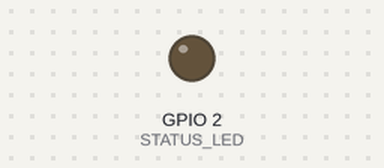
Simulated run of this sketch. Board: ESP32. Parts: output pins drawn as LEDs (lit = HIGH). WiFi joins after 1.5 s; servers stay silent unless stated; random numbers use the default seed unless the sketch sets one; no MQTT or app messages arrive unless stated; what the sketch prints to the serial monitor is not drawn.

Above: at 0.1 s.
At 1.6 s:
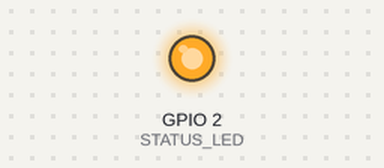
Timing chart, 0 to 3.1 s (numbered marks = the images above):
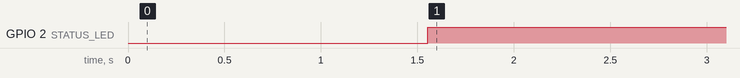

Measured:
- by itself, GPIO 2 (STATUS_LED): LOW → HIGH at 1.6 s

The sketch:

bus_node.ino
```cpp
// ══════════════════════════════════════════════════════════════════
//  BUS Fleet Edge Node — ESP32 Arduino Sketch
//  Mode: Simulated button press (5–20 sec interval)
// ══════════════════════════════════════════════════════════════════

#include <WiFi.h>
#include <PubSubClient.h>
#include <ArduinoJson.h>

const char* ROUTE_ID    = "29";

const char* VEHICLE_ID  = "1401";
const char* WIFI_SSID   = "TECNO POVA 2";
const char* WIFI_PASS   = "WPA2 PSK";
const char* MQTT_BROKER = "10.175.136.85";
const int   MQTT_PORT   = 1883;

const int STATUS_LED = 2;

const unsigned long TELEMETRY_MS = 3000UL;

const uint8_t ARIMA_WIN = 5;
const float   ARIMA_LR  = 0.4f;
const int     DELAY_OVERRIDE = 5;

// ── Stop Table ───────────────────────────────────────────────────

struct StopEntry {
  uint8_t  index;
  char     stop_id[8];
  char     stop_name[24];
  uint32_t sched_offset_s;
};

const StopEntry STOP_TABLE[] = {
  { 0, "14S001", "Dufferin Station",    0   },
  { 1, "14S002", "Dufferin & Bloor",    180 },
  { 2, "14S003", "Dufferin & College",  390 },
  { 3, "14S004", "Dufferin & Dundas",   600 },
  { 4, "14S005", "Dufferin & Queen",    810 },
};

const uint8_t NUM_STOPS = sizeof(STOP_TABLE) / sizeof(STOP_TABLE[0]);

uint32_t routeStartEpoch = 0;

uint32_t scheduledArrival(uint8_t i) {
  return routeStartEpoch + STOP_TABLE[i].sched_offset_s;
}

// ── State ────────────────────────────────────────────────────────

uint8_t  currentStopIndex  = 0;
uint32_t lastArrivalTs     = 0;
int32_t  lastDelayMin      = 0;

// Simulation variables
unsigned long nextSimulatedPressMs = 0;

char pendingAction[8]  = "STOP";
char pendingReason[16] = "NOMINAL";

// ARIMA
float   ar[2] = {0.4f, 0.2f};
float   ma[1] = {0.2f};
float   residual = 0.0f;
int32_t obsBuffer[ARIMA_WIN];
float   diffBuffer[ARIMA_WIN];
uint8_t obsHead = 0, obsCount = 0;
uint8_t diffHead = 0, diffCount = 0;
float   arimaMSE = 0.0f;

// Network
WiFiClient   espClient;
PubSubClient mqtt(espClient);
unsigned long lastTelemetryMs = 0;

// ── ARIMA ────────────────────────────────────────────────────────

void arimaUpdate(int32_t delay_min) {
  obsBuffer[obsHead] = delay_min;
  obsHead = (obsHead + 1) % ARIMA_WIN;
  if (obsCount < ARIMA_WIN) obsCount++;
  if (obsCount < 2) return;

  uint8_t prev = (obsHead - 2 + ARIMA_WIN) % ARIMA_WIN;
  uint8_t curr = (obsHead - 1 + ARIMA_WIN) % ARIMA_WIN;
  float diff = (float)(obsBuffer[curr] - obsBuffer[prev]);

  float y1 = (diffCount > 0) ? diffBuffer[(diffHead-1+ARIMA_WIN)%ARIMA_WIN] : 0;
  float y2 = (diffCount > 1) ? diffBuffer[(diffHead-2+ARIMA_WIN)%ARIMA_WIN] : 0;
  float forecast = ar[0]*y1 + ar[1]*y2 + ma[0]*residual;
  float error = diff - forecast;

  ar[0] += ARIMA_LR * error * y1;
  ar[1] += ARIMA_LR * error * y2;
  ma[0] += ARIMA_LR * error * residual;

  ar[0] = constrain(ar[0], -1.5f, 1.5f);
  ar[1] = constrain(ar[1], -1.5f, 1.5f);
  ma[0] = constrain(ma[0], -1.5f, 1.5f);

  residual = error;
  arimaMSE = 0.9f * arimaMSE + 0.1f * (error * error);

  diffBuffer[diffHead] = diff;
  diffHead = (diffHead + 1) % ARIMA_WIN;
  if (diffCount < ARIMA_WIN) diffCount++;
}

int32_t arimaPredict() {
  if (obsCount < ARIMA_WIN) return lastDelayMin;

  float y1 = diffBuffer[(diffHead-1+ARIMA_WIN)%ARIMA_WIN];
  float y2 = diffBuffer[(diffHead-2+ARIMA_WIN)%ARIMA_WIN];
  float dForecast = ar[0]*y1 + ar[1]*y2 + ma[0]*residual;

  int32_t pred = obsBuffer[(obsHead-1+ARIMA_WIN)%ARIMA_WIN] + (int32_t)roundf(dForecast);
  return constrain(pred, -5, 60);
}

uint32_t etaNextStop() {
  uint8_t next = currentStopIndex % NUM_STOPS;
  return scheduledArrival(next) + (uint32_t)(arimaPredict() * 60);
}

// ── MQTT ─────────────────────────────────────────────────────────

void mqttCallback(char* topic, byte* payload, unsigned int len) {
  StaticJsonDocument<192> doc;
  deserializeJson(doc, payload, len);
  String t(topic);

  if (t.endsWith("/advisory")) {
    strlcpy(pendingAction, doc["action"] | "STOP", sizeof(pendingAction));
    strlcpy(pendingReason, doc["reason"] | "NOMINAL", sizeof(pendingReason));
    currentStopIndex = 0;
  }

  if (t.endsWith("/command") && doc.containsKey("route_start_epoch")) {
    routeStartEpoch = doc["route_start_epoch"].as<uint32_t>();
  }
}

const char* resolveAction() {
  if (strcmp(pendingAction, "SKIP") == 0 && lastDelayMin > DELAY_OVERRIDE)
    return "STOP";
  return pendingAction;
}

void publishDelay() {
  StaticJsonDocument<128> doc;
  doc["vehicle_id"] = VEHICLE_ID;
  doc["route_id"]   = ROUTE_ID;
  doc["stop_id"]    = STOP_TABLE[max(0,(int)currentStopIndex-1)%NUM_STOPS].stop_id;
  doc["ts"]         = lastArrivalTs;
  doc["delay_min"]  = lastDelayMin;

  char buf[128];
  serializeJson(doc, buf);

  String topic = "ttc/edge/" + String(ROUTE_ID) + "/" + VEHICLE_ID + "/delay";
  mqtt.publish(topic.c_str(), buf, false);
}

void publishTelemetry() {
  uint8_t next = currentStopIndex % NUM_STOPS;

  StaticJsonDocument<256> doc;
  doc["vehicle_id"]   = VEHICLE_ID;
  doc["route_id"]     = ROUTE_ID;
  doc["ts"]           = lastArrivalTs;
  doc["stop_id"]      = STOP_TABLE[max(0,(int)currentStopIndex-1)%NUM_STOPS].stop_id;
  doc["delay_min"]    = lastDelayMin;
  doc["next_stop_id"] = STOP_TABLE[next].stop_id;
  doc["eta_next_ts"]  = etaNextStop();
  doc["pred_delay"]   = arimaPredict();
  doc["action"]       = resolveAction();
  doc["arima_mse"]    = arimaMSE;

  char buf[256];
  serializeJson(doc, buf);

  String topic = "ttc/edge/" + String(ROUTE_ID) + "/" + VEHICLE_ID + "/telemetry";
  mqtt.publish(topic.c_str(), buf, false);
}

// ── Simulated Trigger ───────────────────────────────────────────

void handleStopTrigger() {
  unsigned long now = millis();

  if (now >= nextSimulatedPressMs) {

    Serial.println("Simulated Button Press");

    uint32_t triggerTs = now / 1000;
    lastArrivalTs = triggerTs;

    uint32_t sched  = scheduledArrival(currentStopIndex);
    lastDelayMin    = ((int32_t)lastArrivalTs - (int32_t)sched) / 60;

    Serial.printf("[STOP] %s  delay=%d min\n",
      STOP_TABLE[currentStopIndex].stop_id, lastDelayMin);

    publishDelay();
    arimaUpdate(lastDelayMin);

    currentStopIndex = (currentStopIndex + 1) % NUM_STOPS;

    nextSimulatedPressMs = now + random(1000, 7000);
  }
}

// ── Setup ───────────────────────────────────────────────────────

void setup() {
  Serial.begin(115200);
  pinMode(STATUS_LED, OUTPUT);

  WiFi.begin(WIFI_SSID, WIFI_PASS);
  while (WiFi.status() != WL_CONNECTED) {
    delay(500);
    Serial.print(".");
  }

  Serial.println("\n[WiFi] Connected: " + WiFi.localIP().toString());

  mqtt.setServer(MQTT_BROKER, MQTT_PORT);
  mqtt.setCallback(mqttCallback);
  mqtt.setBufferSize(512);

  routeStartEpoch = millis() / 1000;

  // Initialize simulation
  randomSeed(millis());
  nextSimulatedPressMs = millis() + random(1000, 7000);
}

// ── Loop ────────────────────────────────────────────────────────

void loop() {
  if (WiFi.status() != WL_CONNECTED) WiFi.reconnect();

  if (!mqtt.connected()) {
    String cid = "ttc-bus-" + String(VEHICLE_ID);
    String lwt = "ttc/edge/" + String(ROUTE_ID) + "/" + VEHICLE_ID + "/heartbeat";

    if (mqtt.connect(cid.c_str(), "ttc_edge", "edge_secret",
                     lwt.c_str(), 1, true, "{\"status\":\"offline\"}")) {

      mqtt.subscribe(("ttc/fog/" + String(ROUTE_ID) + "/advisory").c_str(), 1);
      mqtt.subscribe(("ttc/fog/" + String(ROUTE_ID) + "/command").c_str(), 1);

      digitalWrite(STATUS_LED, HIGH);
    }
  }

  mqtt.loop();
  handleStopTrigger();

  if (millis() - lastTelemetryMs >= TELEMETRY_MS) {
    if (mqtt.connected()) publishTelemetry();
    lastTelemetryMs = millis();
  }

  delay(50);
}
```
